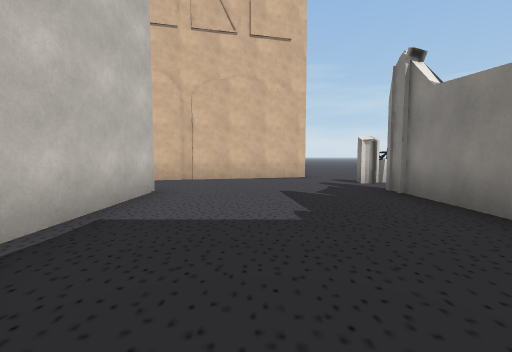
view 1 (above)

24 first-person views from a walk through a scene from a Unity 3-D project. The camera is 1.2 m above the floor, tilts 4° down and sees 85° across. The floor is counted in squares, 2 m on a side. Each view is taken from the middle of a square. On the plan, view 1 faces up. The plan holds only what a view shows up to about 9 squares ahead; the rest is blank. The place goes on beyond the plan. The player is left out. Some surface patterns are stand-ins.

view 2
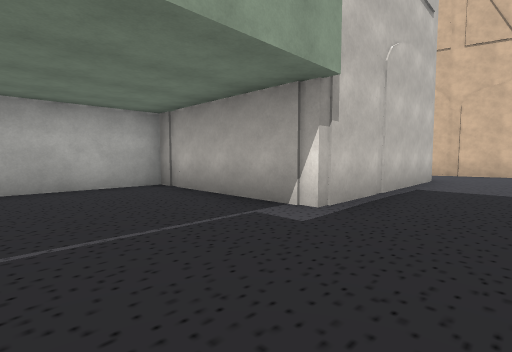

view 3
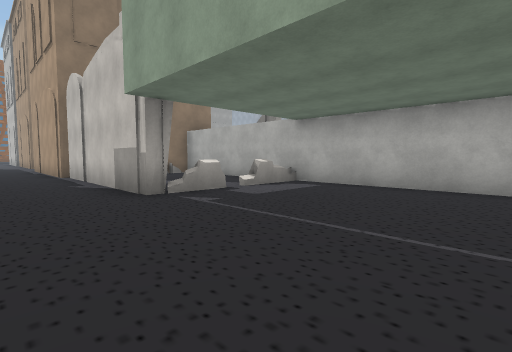

view 4
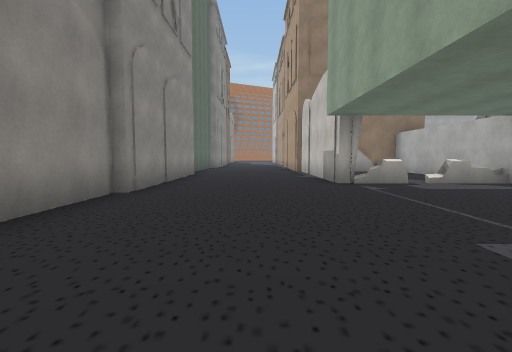

view 5
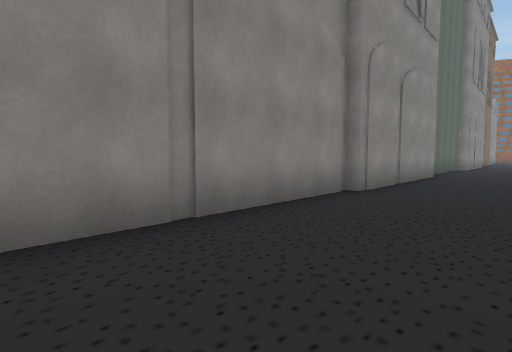

view 6
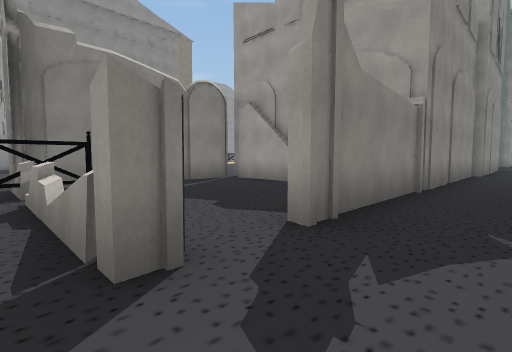

view 7
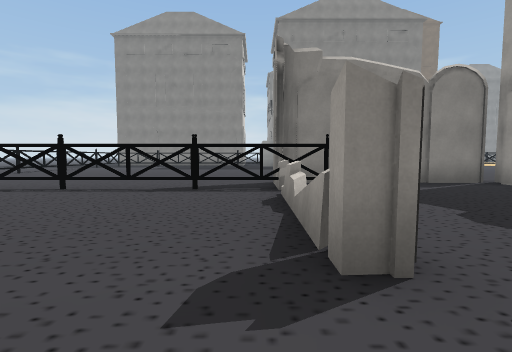

view 8
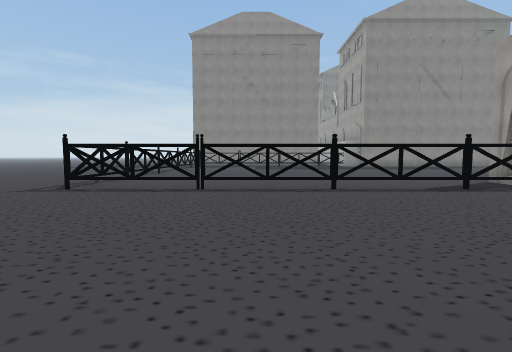

view 9
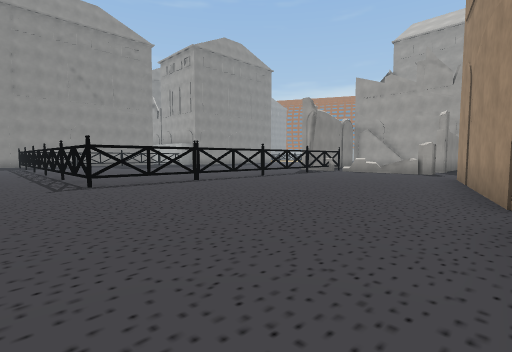

view 10
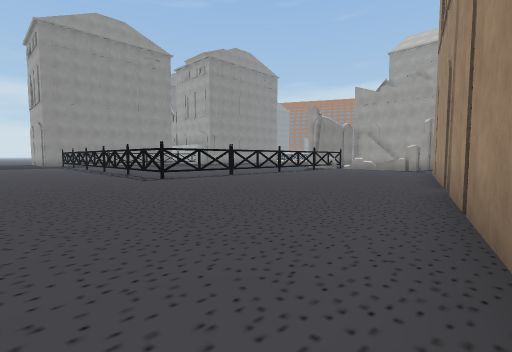

view 11
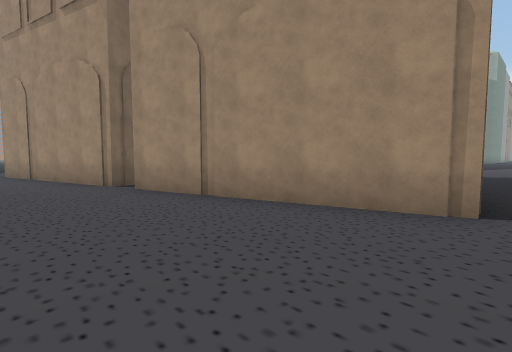

view 12
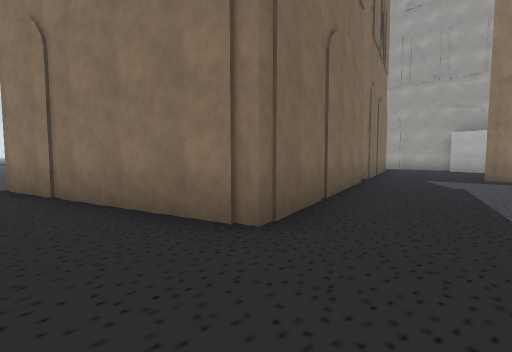

view 13
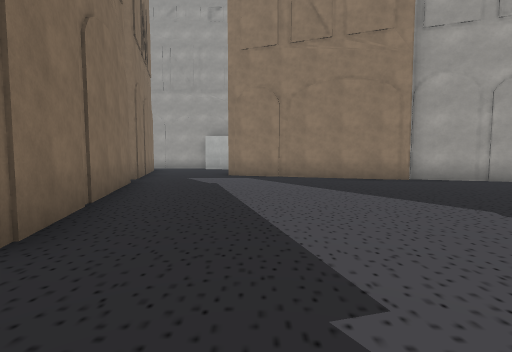

view 14
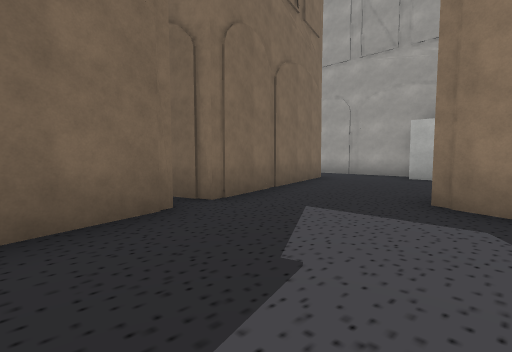

view 15
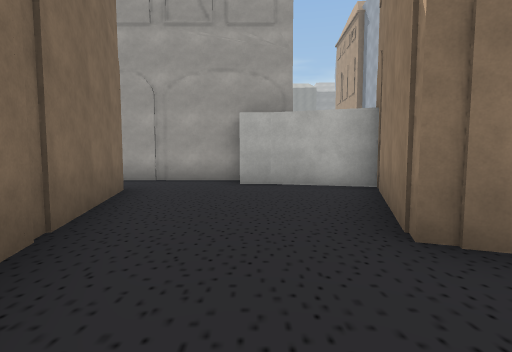

view 16
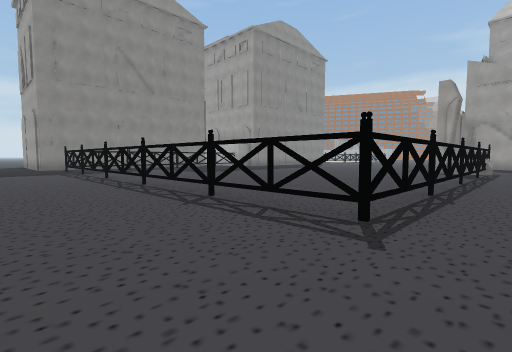

view 17
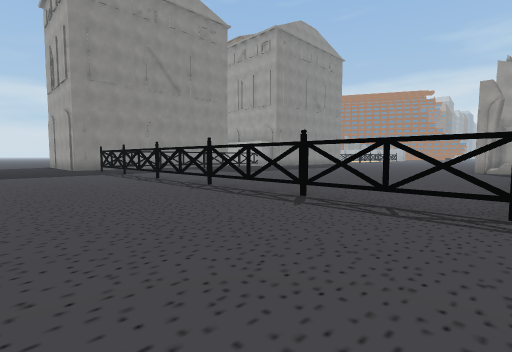

view 18
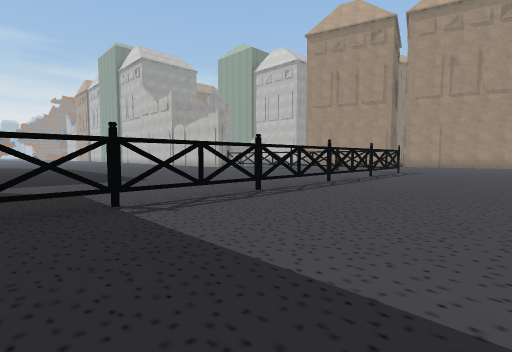

view 19
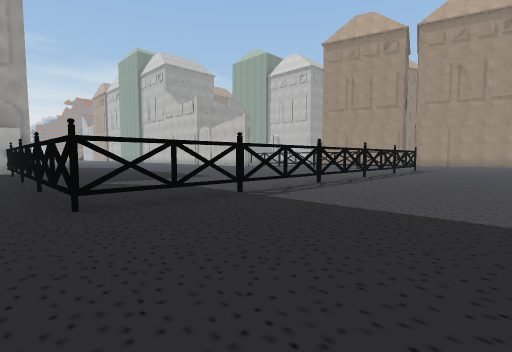

view 20
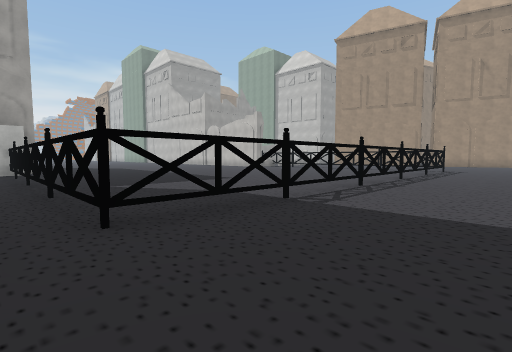

view 21
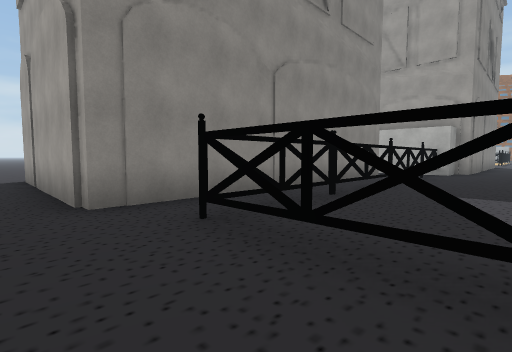

view 22
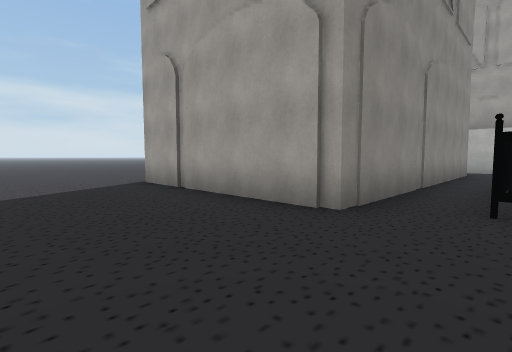

view 23
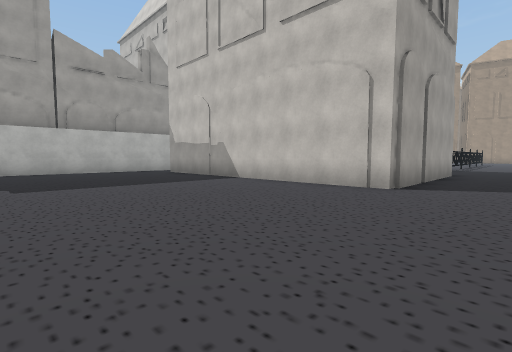

view 24
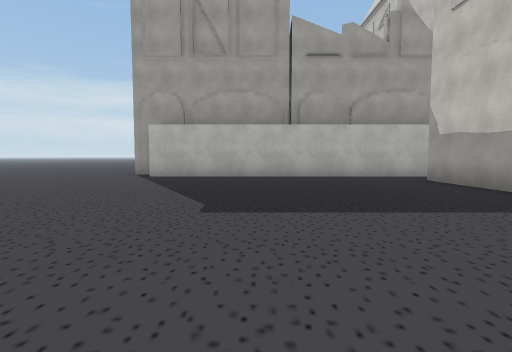

### Floor plan
Key: @ floor where view 1 was taken; # wall or solid block; . floor; B building; T thing the floor can be seen under or through.
Columns run from 12 left of view 1 to 32 right of it. Each row starts with its distance up from view 1.
 19     ....................................
 18   ......####...............................
 17   ....B##  #...............................
 16  .....##   #....................####B......
 15 .......    #......TTTTTTTTTTTTT.#    ......
 14 .......#   ##.....T...........T.#    ......
 13 .......##   #.....T...........T.#    .......
 12 B.......#   #.....T...........T.#    ........
 11 B###...B#    .....T...........T.#    ........
 10    ##B..#    #....T....  .....#.#    ........
  9     #...#   ##....T....   ....#.#    ........
  8     #...#####B....T....    ...#.#    ........
  7     .....##....B.BT....     ..#     .........
  6     ###........BBBTB...      .#BB   BB#B#BB##
  5       #####...BB.. B
  4           B...BB...B
  3           B...B ...B
  2           #...BB BBB
  1           #....    B
  0       #####.@..
 -1       #........
 -2       #........
 -3       #........
 -4       #.......#
 -5       #BBB....#
 -6       # ..B...#
 -7       #...B...#
 -8       #.  B...#

Positions as (right, up) in squares from view 1, and headings:
1: (0, 0), facing up
2: (0, -3), facing up-left
3: (0, -1), facing down-left
4: (0, 1), facing down
5: (0, 1), facing down-right
6: (1, 7), facing down-right
7: (1, 7), facing right
8: (1, 12), facing right
9: (0, 17), facing down-right
10: (-1, 19), facing down-right
11: (2, 19), facing down-left
12: (-8, 19), facing down-right
13: (-8, 19), facing down
14: (-8, 14), facing down-right
15: (-6, 12), facing down
16: (5, 18), facing down-right
17: (6, 19), facing down-right
18: (17, 19), facing down-left
19: (19, 19), facing down-left
20: (19, 18), facing down-left
21: (16, 17), facing down-right
22: (18, 19), facing down-right
23: (30, 18), facing down-left
24: (29, 15), facing down
